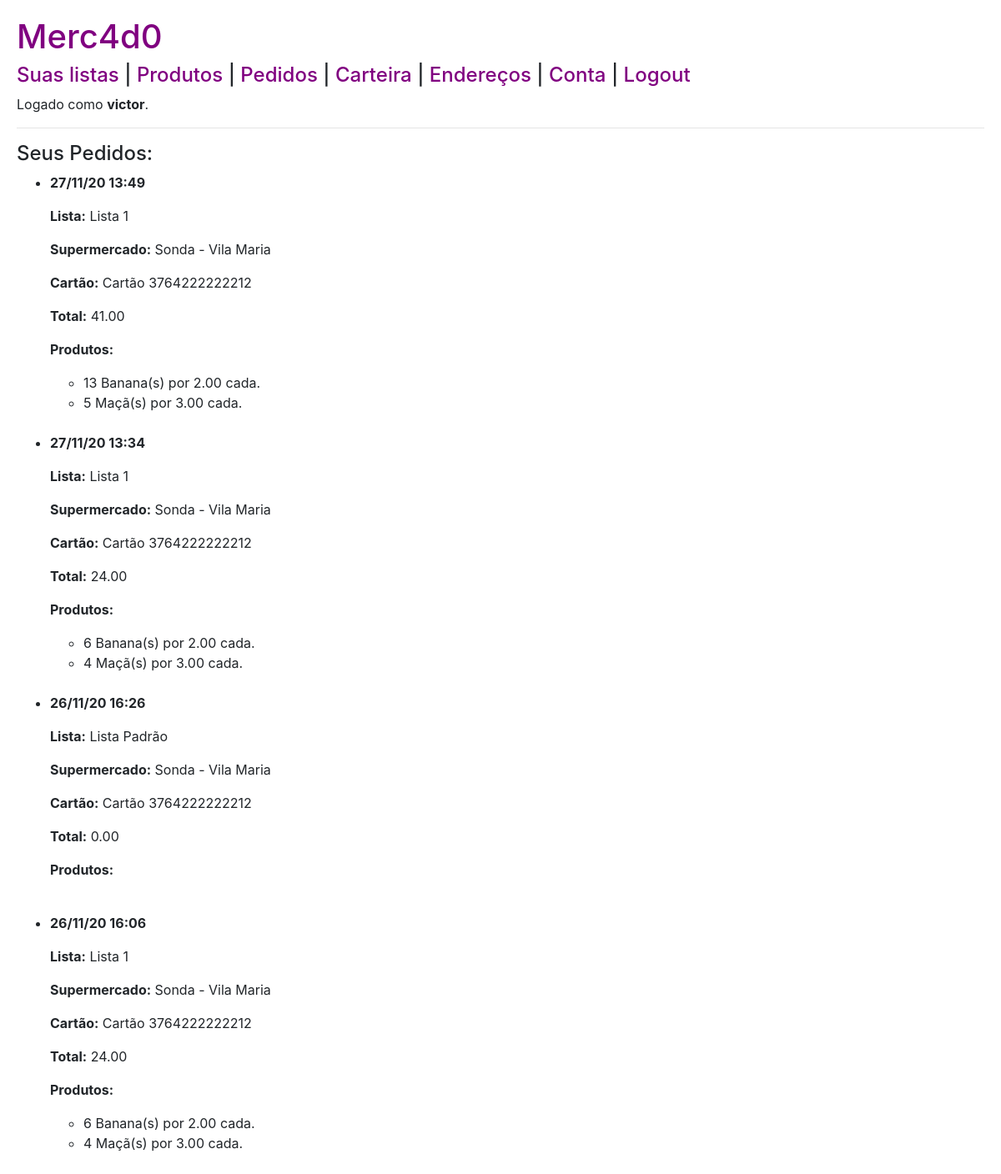
/historico (signed in), run on an earlier commit of the app's database.
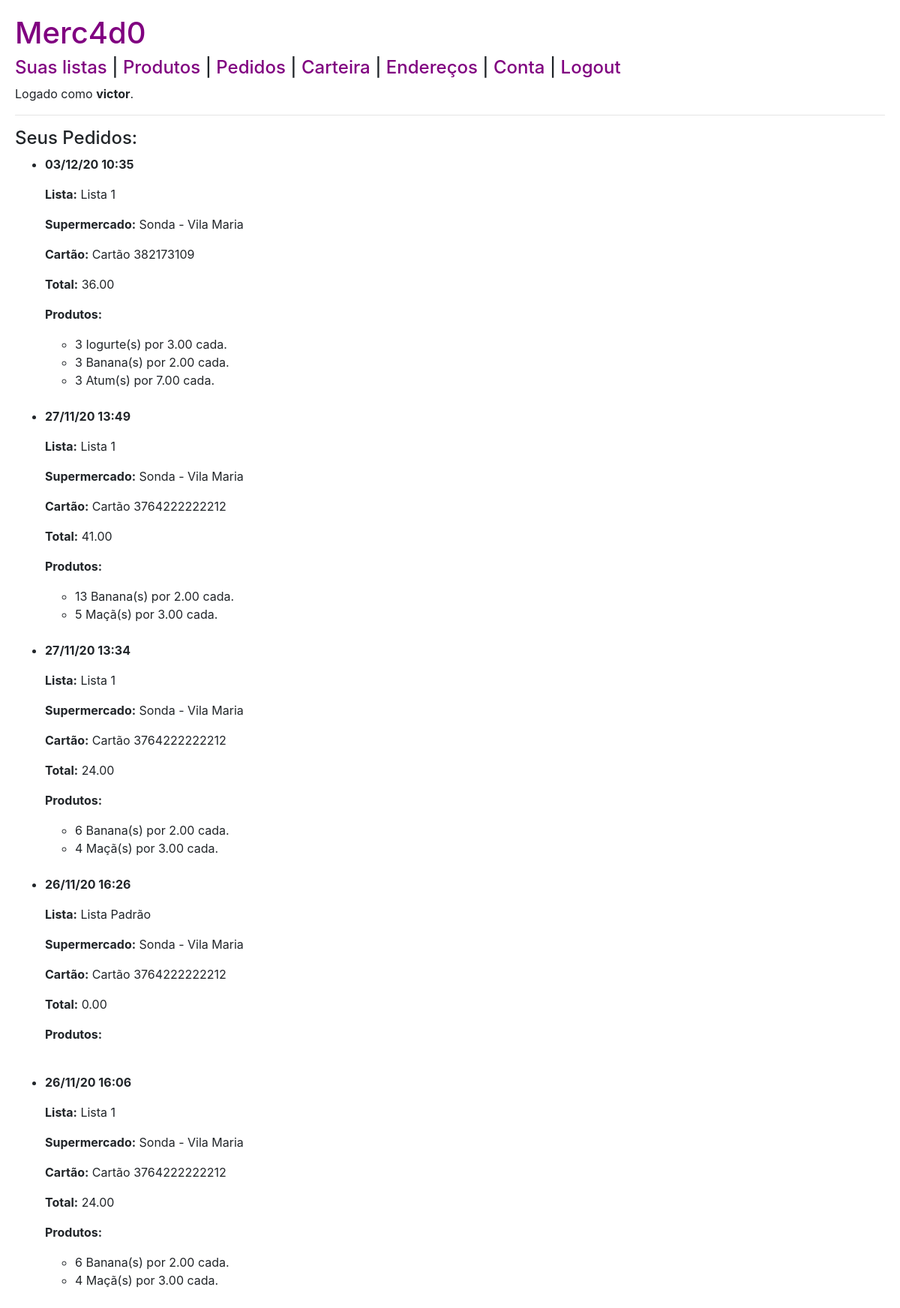
And on a later commit of the database.
### compras/models.py (models this page shows, shortened)
class Usuario(AbstractUser):
    cpf = models.CharField(max_length=11)

class Historico(models.Model):
    lista =  models.CharField(max_length=50)
    supermercado = models.CharField(max_length=100)
    cartao = models.CharField(max_length=20)
    endereco = models.CharField(max_length=500)
    data = models.DateTimeField(default=timezone.now)
    total = models.DecimalField(max_digits=10, decimal_places=2)
    usuario = models.ForeignKey(Usuario,
                                on_delete=models.CASCADE,
                                related_name="historicos")

class ProdutoHistorico(models.Model):
    historico = models.ForeignKey(Historico, on_delete=models.CASCADE, related_name="produtos")
    produto = models.CharField(max_length=50)
    quantidade = models.PositiveIntegerField()
    preco = models.DecimalField(max_digits=10, decimal_places=2)

### compras/views.py (the view)
# urls.py: path("historico", views.historico, name="historico"),
@login_required(login_url='login')
def historico(request):
    if request.method == "GET":
        return render(request, "compras/historico.html",{
            'historicos': Historico.objects.filter(usuario=request.user).reverse()
        })
    else:
        return render(request, "compras/historico.html")

### compras/templates/compras/historico.html
{% extends "compras/layout.html" %}
{% block body %}
<h4>Seus Pedidos:</h4>
<ul>
{% for historico in historicos reversed %}
    <li>
        <b><p>{{ historico.data|date:"d/m/y H:i" }}</p></b>
        <p><b>Lista:</b> {{ historico.lista }}</p>
        <p><b>Supermercado:</b> {{ historico.supermercado }}</p>
        <p><b>Cartão:</b> {{ historico.cartao }}</p>
        <p><b>Total:</b> {{ historico.total }}</p>
        <p><b>Produtos:</b></p>
        <ul>
            {% for item in historico.produtos.all %}
                <li>{{ item.quantidade }} {{ item.produto }}(s) por {{ item.preco }} cada.</li>
            {% endfor %}
        </ul>
    </li>
    <br>
{% empty %}
    <p style="text-indent: -2.5em;">Nenhum pedido ainda.</p>
{% endfor %}
</ul>
{% endblock %}

### compras/templates/compras/layout.html (shortened to what this page needs)
{% load static %}
<!DOCTYPE html>
<html lang="en">
<head>
    <link rel="stylesheet" href="https://cdn.jsdelivr.net/npm/bootstrap@4.5.3/dist/css/bootstrap.min.css">
    <link rel="stylesheet" href="{% static 'compras/styles.css' %}">
</head>
<body>
    <h1><a href="{% url 'index' %}">Merc4d0</a></h1>
    <h4>
    <nav>
        {% if not user.is_authenticated %}
            <a href="{% url 'login' %}">Login</a>
            <span>|</span>
            <a href="{% url 'registrar' %}">Registrar-se</a>
        {% else %}
            <a href="{% url 'index' %}">Suas listas</a>
            <span>|</span>
            <a href="{% url 'produtos' %}">Produtos</a>
            <span>|</span>
            <a href="{% url 'pedidos' %}">Pedidos</a>
            <span>|</span>
            <a href="{% url 'carteira' %}">Carteira</a>
            <span>|</span>
            <a href="{% url 'enderecos' %}">Endereços</a>
            <span>|</span>
            <a href="{% url 'conta' %}">Conta</a>
            <span>|</span>
            <a href="{% url 'logout' %}">Logout</a>
        {% endif %}
    </nav>
    </h4>
    {% if user.is_authenticated %}
        <p>Logado como <b>{{ user.username }}</b>.</p>
    {% else %}
        <p>Não logado.</p>
    {% endif %}
    <hr>
    {% block body %}
    {% endblock %}
</body>
</html>

### compras/static/compras/styles.css (style rules this page uses)
body { padding: 20px; }
a { color: purple; }

What changed in the data, as far as the page shows it:
added Historico: data "03/12/20 10:35", lista "Lista 1", supermercado "Sonda - Vila Maria", cartao "Cartão 382173109", total "36.00"
added ProdutoHistorico: quantidade "3", produto "Iogurte", preco "3.00", shown under "03/12/20 10:35"
added ProdutoHistorico: quantidade "3", produto "Banana", preco "2.00", shown under "03/12/20 10:35"
added ProdutoHistorico: quantidade "3", produto "Atum", preco "7.00", shown under "03/12/20 10:35"
